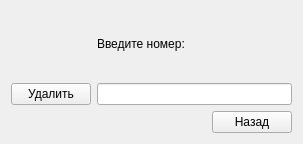
<?xml version="1.0" encoding="UTF-8"?>
<ui version="4.0">
 <class>DelForm</class>
 <widget class="QWidget" name="DelForm">
  <property name="geometry">
   <rect>
    <x>0</x>
    <y>0</y>
    <width>303</width>
    <height>144</height>
   </rect>
  </property>
  <property name="windowTitle">
   <string>Form</string>
  </property>
  <layout class="QGridLayout" name="gridLayout">
   <item row="0" column="0">
    <widget class="QLabel" name="inf">
     <property name="text">
      <string/>
     </property>
    </widget>
   </item>
   <item row="0" column="1">
    <widget class="QLabel" name="label">
     <property name="text">
      <string>Введите номер:</string>
     </property>
    </widget>
   </item>
   <item row="1" column="0">
    <widget class="QPushButton" name="pushButton">
     <property name="text">
      <string>Удалить</string>
     </property>
    </widget>
   </item>
   <item row="1" column="1">
    <widget class="QLineEdit" name="numEdit"/>
   </item>
   <item row="2" column="0" colspan="2">
    <layout class="QHBoxLayout" name="horizontalLayout">
     <item>
      <spacer name="horizontalSpacer">
       <property name="orientation">
        <enum>Qt::Horizontal</enum>
       </property>
       <property name="sizeHint" stdset="0">
        <size>
         <width>98</width>
         <height>20</height>
        </size>
       </property>
      </spacer>
     </item>
     <item>
      <widget class="QPushButton" name="pushButton_2">
       <property name="text">
        <string>Назад</string>
       </property>
      </widget>
     </item>
    </layout>
   </item>
  </layout>
 </widget>
 <resources/>
 <connections/>
</ui>
